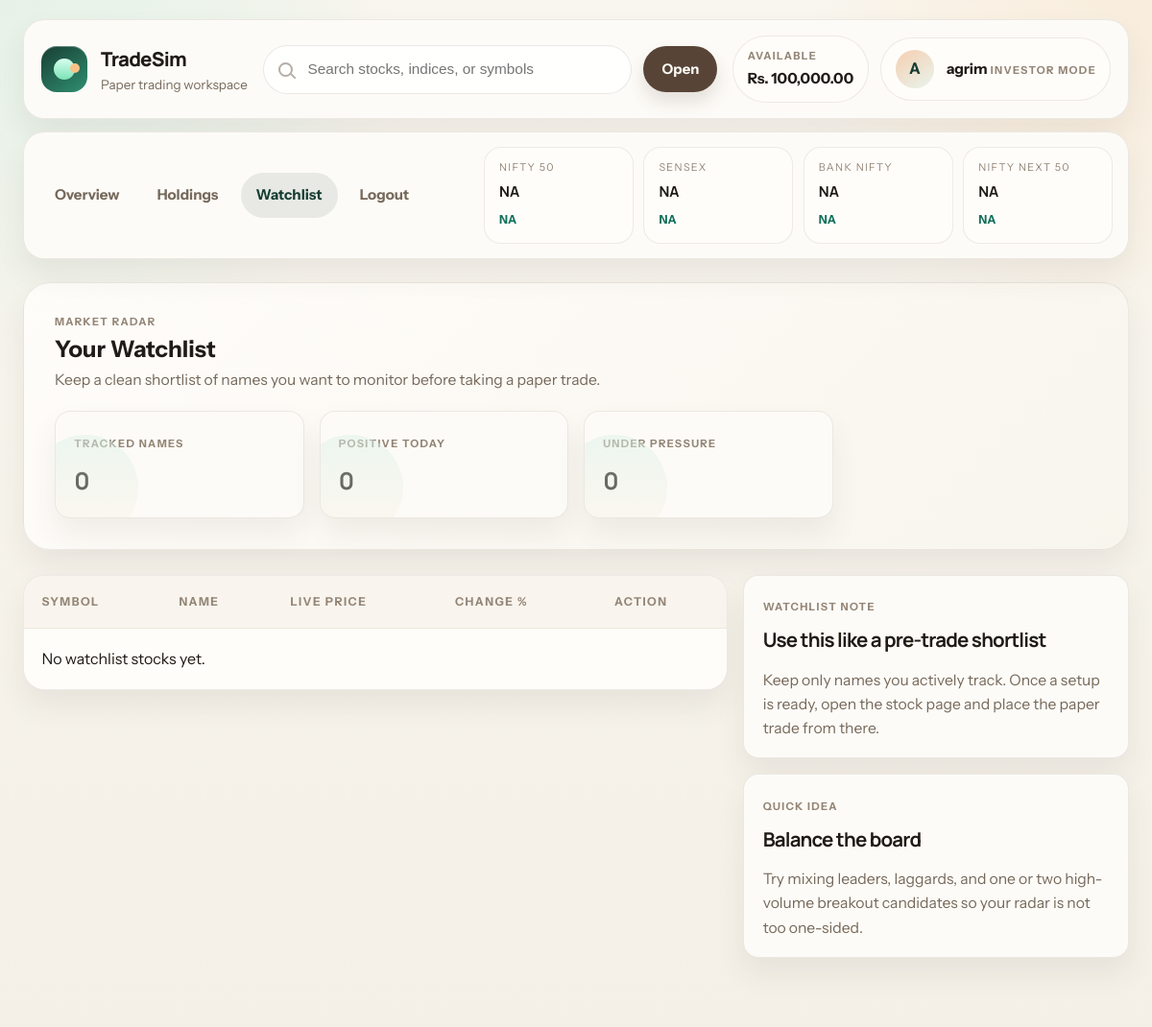
Screenshot of /watchlist.php (signed in) with the database file from the repository.
### tables this page shows
CREATE TABLE `users` (
  `id` int NOT NULL AUTO_INCREMENT,
  `username` varchar(50) NOT NULL,
  `password` varchar(50) NOT NULL,
  `balance` decimal(12,2) NOT NULL DEFAULT '0.00',
  PRIMARY KEY (`id`),
  UNIQUE KEY `username` (`username`)
);

### app.php (called while the page is built, shortened)
<?php
function current_user($conn)
{
    $id = (int) $_SESSION["user_id"];
    $result = mysqli_query($conn, "SELECT * FROM users WHERE id = $id");
    return mysqli_fetch_assoc($result);
}
function escape($text)
{
    return htmlspecialchars($text, ENT_QUOTES, "UTF-8");
}
function session_cache_get($key, $ttlSeconds)
{
    if (!isset($_SESSION["app_cache"][$key])) {
        return null;
    }
    $entry = $_SESSION["app_cache"][$key];
    return $entry["payload"];
}
function get_market_strip_snapshot($preferCached = false)
{
    $indices = $preferCached
        ? (session_cache_get("nse_indices", 300) ?: [])
        : nse_get_indices();
    $marketStrip = [
        ["label" => "NIFTY 50", "symbol" => "NIFTY 50"],
        ["label" => "SENSEX", "symbol" => "SENSEX"],
        ["label" => "BANK NIFTY", "symbol" => "NIFTY BANK"],
        ["label" => "NIFTY NEXT 50", "symbol" => "NIFTY NEXT 50"]
    ];
    $rows = [];
    foreach ($marketStrip as $item) {
        $lookup = strtoupper($item["symbol"]);
        $row = isset($indices[$lookup]) ? $indices[$lookup] : null;
        $rows[] = [
            "label" => $item["label"],
            "symbol" => $item["symbol"],
            "last" => $row && isset($row["last"]) ? (float) $row["last"] : 0,
            "percentChange" => $row && isset($row["percentChange"]) ? (float) $row["percentChange"] : 0
        ];
    }
    return $rows;
}

### layout.php (the view, shortened to what this page needs)
<?php
require_once __DIR__ . "/app.php";
if (!isset($GLOBALS["layout_shutdown_registered"])) {
    register_shutdown_function(function () {
        echo "</body>";
        echo "</html>";
    });
}
function render_header($title, $active = "")
{
    global $conn;
    $user = isset($_SESSION["user_id"]) ? current_user($conn) : null;
    $marketStrip = isset($_SESSION["user_id"]) ? get_market_strip_snapshot(true) : [];
    ?>
    <!DOCTYPE html>
    <html lang="en">
    <head>
        <link rel="stylesheet" href="style.css">
    </head>
    <body>
    <?php if (isset($_SESSION["user_id"])) : ?>
        <div class="layout">
            <div class="shell-backdrop"></div>
            <div class="header-shell">
                <div class="header-bar">
                    <div class="brand-block">
                        <a class="brand-mark" href="dashboard.php" aria-label="TradeSim home">
                            <span class="brand-mark-core"></span>
                        </a>
                        <div class="logo-box">
                            <h1>TradeSim</h1>
                            <span>Paper trading workspace</span>
                        </div>
                    </div>
                    <div class="top-search-wrap">
                        <form method="get" action="stock.php" class="top-search-form" autocomplete="off">
                            <div class="search-icon" aria-hidden="true"></div>
                            <input type="text" id="top-search-input" name="symbol" placeholder="Search stocks, indices, or symbols" />
                            <button type="submit">Open</button>
                        </form>
                    </div>
                    <div class="header-actions">
                        <div class="balance-pill">
                            <span>Available</span>
                            <strong data-live-balance>Rs. <?php echo number_format((float) $user["balance"], 2); ?></strong>
                        </div>
                        <div class="profile-pill">
                            <div class="profile-avatar"><?php echo strtoupper(substr($user["username"], 0, 1)); ?></div>
                            <div>
                                <strong><?php echo escape($user["username"]); ?></strong>
                                <span>Investor mode</span>
                            </div>
                        </div>
                    </div>
                </div>
                <div class="header-subbar">
                    <div class="nav-links">
                        <a class="<?php echo $active === "dashboard" ? "active" : ""; ?>" href="dashboard.php">Overview</a>
                        <a class="<?php echo $active === "holdings" ? "active" : ""; ?>" href="holdings.php">Holdings</a>
                        <a class="<?php echo $active === "watchlist" ? "active" : ""; ?>" href="watchlist.php">Watchlist</a>
                        <a href="logout.php">Logout</a>
                    </div>
                    <div class="market-strip">
                        <?php
                        $marketStripTemplate = [
                            ["label" => "NIFTY 50", "symbol" => "NIFTY 50"],
                            ["label" => "SENSEX", "symbol" => "SENSEX"],
                            ["label" => "BANK NIFTY", "symbol" => "NIFTY BANK"],
                            ["label" => "NIFTY NEXT 50", "symbol" => "NIFTY NEXT 50"]
                        ];
                        $stripMap = [];
                        foreach ($marketStrip as $item) {
                            $stripMap[$item["symbol"]] = $item;
                        }
                        foreach ($marketStripTemplate as $item) :
                            $row = isset($stripMap[$item["symbol"]]) ? $stripMap[$item["symbol"]] : null;
                            $last = $row && isset($row["last"]) ? (float) $row["last"] : 0;
                            $change = $row && isset($row["percentChange"]) ? (float) $row["percentChange"] : 0;
                            ?>
                            <a class="ticker-chip" data-market-symbol="<?php echo escape($item["symbol"]); ?>" href="stock.php?symbol=<?php echo urlencode($item["symbol"]); ?>">
                                <span><?php echo escape($item["label"]); ?></span>
                                <strong data-market-last><?php echo $last > 0 ? number_format($last, 2) : "NA"; ?></strong>
                                <em data-market-change class="<?php echo $change >= 0 ? "profit" : "loss"; ?>">
                                    <?php echo $last > 0 ? (($change >= 0 ? "+" : "") . number_format($change, 2) . "%") : "NA"; ?>
                                </em>
                            </a>
                        <?php endforeach; ?>
                    </div>
                </div>
            </div>
            <div class="page-body">
    <?php else : ?>
        <div class="login-area">
    <?php endif; ?>
    <?php
}
function render_footer()
{
    echo "</div>";
    if (isset($_SESSION["user_id"])) {
        echo "</div>";
    }
    ?>
    <?php
}

### rows the page displays
users: balance "100,000.00", username "A", username "agrim"

### other values shown
$item["label"] "NIFTY 50"
$item["label"] "SENSEX"
$item["label"] "BANK NIFTY"
$item["label"] "NIFTY NEXT 50"
count($watchlistStats) "0"
$positiveMoves "0"
count($watchlistStats) - $positiveMoves "0"
